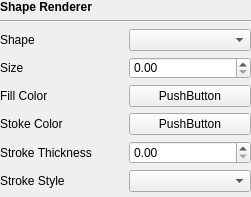
<?xml version="1.0" encoding="UTF-8"?>
<ui version="4.0">
 <class>compShapeRendererView</class>
 <widget class="QWidget" name="compShapeRendererView">
  <property name="geometry">
   <rect>
    <x>0</x>
    <y>0</y>
    <width>251</width>
    <height>197</height>
   </rect>
  </property>
  <property name="maximumSize">
   <size>
    <width>251</width>
    <height>197</height>
   </size>
  </property>
  <property name="windowTitle">
   <string>Form</string>
  </property>
  <widget class="QWidget" name="verticalLayoutWidget">
   <property name="geometry">
    <rect>
     <x>0</x>
     <y>0</y>
     <width>251</width>
     <height>201</height>
    </rect>
   </property>
   <layout class="QVBoxLayout" name="verticalLayout">
    <item>
     <widget class="QLabel" name="label">
      <property name="font">
       <font>
        <weight>75</weight>
        <bold>true</bold>
       </font>
      </property>
      <property name="text">
       <string>Shape Renderer</string>
      </property>
     </widget>
    </item>
    <item>
     <widget class="Line" name="line">
      <property name="orientation">
       <enum>Qt::Horizontal</enum>
      </property>
     </widget>
    </item>
    <item>
     <layout class="QGridLayout" name="gridLayout">
      <item row="3" column="0">
       <widget class="QLabel" name="label_5">
        <property name="text">
         <string>Stoke Color</string>
        </property>
       </widget>
      </item>
      <item row="4" column="0">
       <widget class="QLabel" name="label_6">
        <property name="text">
         <string>Stroke Thickness</string>
        </property>
       </widget>
      </item>
      <item row="5" column="0">
       <widget class="QLabel" name="label_7">
        <property name="text">
         <string>Stroke Style</string>
        </property>
       </widget>
      </item>
      <item row="1" column="0">
       <widget class="QLabel" name="label_3">
        <property name="text">
         <string>Size</string>
        </property>
       </widget>
      </item>
      <item row="0" column="0">
       <widget class="QLabel" name="label_2">
        <property name="text">
         <string>Shape</string>
        </property>
       </widget>
      </item>
      <item row="2" column="0">
       <widget class="QLabel" name="label_4">
        <property name="text">
         <string>Fill Color</string>
        </property>
       </widget>
      </item>
      <item row="0" column="1">
       <widget class="QComboBox" name="comboBox"/>
      </item>
      <item row="5" column="1">
       <widget class="QComboBox" name="comboBox_2"/>
      </item>
      <item row="4" column="1">
       <widget class="QDoubleSpinBox" name="doubleSpinBox"/>
      </item>
      <item row="1" column="1">
       <widget class="QDoubleSpinBox" name="doubleSpinBox_2"/>
      </item>
      <item row="3" column="1">
       <widget class="QPushButton" name="pushButton">
        <property name="text">
         <string>PushButton</string>
        </property>
       </widget>
      </item>
      <item row="2" column="1">
       <widget class="QPushButton" name="pushButton_2">
        <property name="text">
         <string>PushButton</string>
        </property>
       </widget>
      </item>
     </layout>
    </item>
    <item>
     <widget class="Line" name="line_2">
      <property name="orientation">
       <enum>Qt::Horizontal</enum>
      </property>
     </widget>
    </item>
   </layout>
  </widget>
 </widget>
 <resources/>
 <connections/>
</ui>
